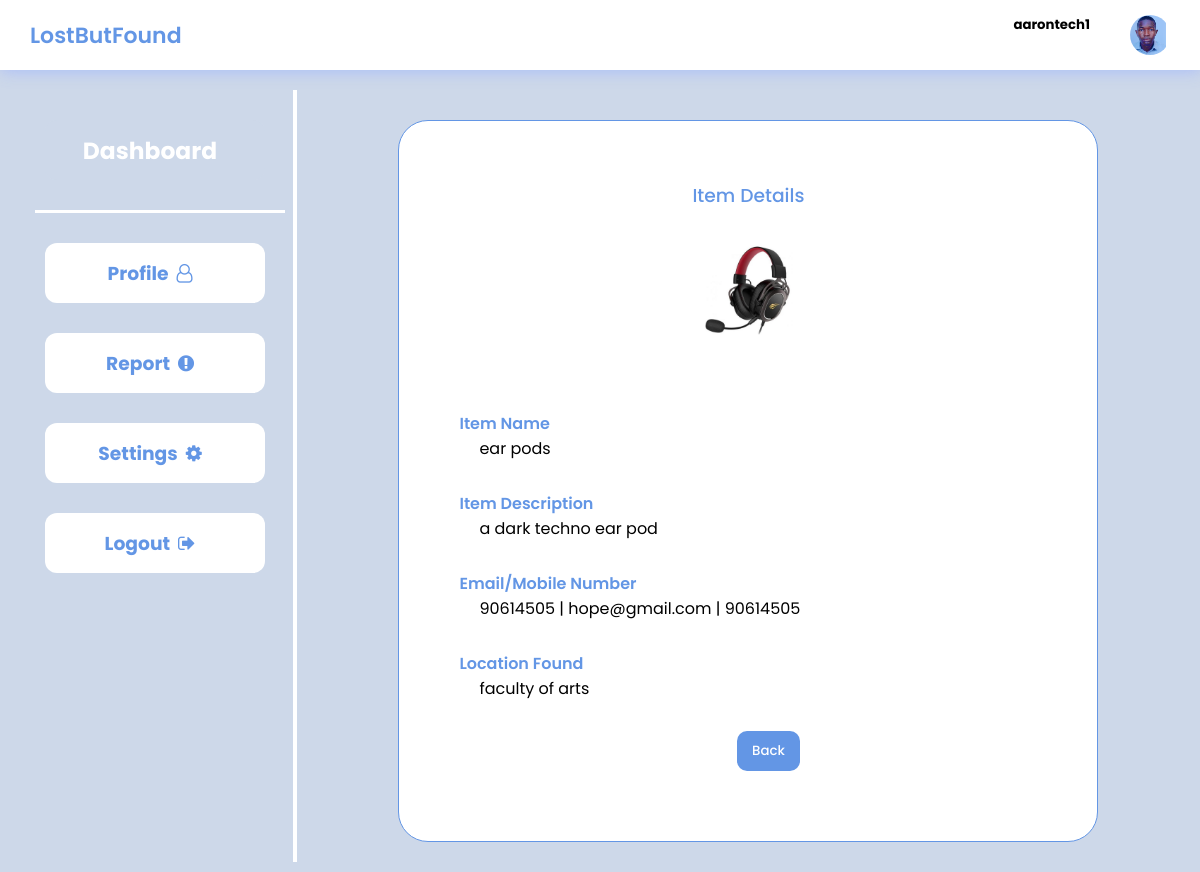
The app's page /item_detail/4/ (signed in) with its own data.
### LbfApp/models.py (models this page shows, shortened)
class CustomUser(AbstractUser):
    fullname = models.CharField(max_length=200, unique=True)
    email = models.EmailField(unique=True, )
    matric_number = models.CharField(unique=True,max_length=255)
    phone_number = models.IntegerField(null=True, unique=True)
    profile_pic = models.ImageField(default="avatar.png",upload_to = 'img', null = True,)
    GENDER_CHOICES = (
    ('male', 'Male'),
    ('female', 'Female'),
    ('rather_not_say', 'Rather not say'),
    )
    gender = models.CharField(max_length=100,choices=GENDER_CHOICES, default='rather_not_say')
    USERNAME_FIELD = 'email'
    REQUIRED_FIELDS = ['username']

class Item(models.Model):
    user = models.ForeignKey(CustomUser, on_delete=models.CASCADE, related_name='items')
    name = models.CharField(max_length=200)
    location_found = models.CharField(max_length=200 , blank=True)
    description = models.TextField(blank=True)
    contact = models.CharField(max_length=200,null= True)
    image = models.ImageField(upload_to='img', default = '',blank=True)
    STATUS = (
        ('retrieved','Retrieved'),
        ('missing','Missing'),
    )
    status = models.CharField(max_length=100, choices=STATUS, default='missing')
    created = models.DateTimeField(auto_now_add=True)
    updated = models.DateTimeField(auto_now_add=True)

### LbfApp/views.py (the view)
# urls.py: path('item_detail/<int:pk>/', views.item_detail, name='item_detail'),
def  item_detail(request, pk):
    item = Item.objects.get(id = pk)
    context = {'item':item}
    return render(request, 'LbfApp/details.html', context)

### LbfApp/templates/LbfApp/details.html (shortened to what this page needs)
{% load static %}
<!DOCTYPE html>
<html lang="en">
<head>
	<link rel="stylesheet" href="https://cdnjs.cloudflare.com/ajax/libs/font-awesome/5.15.3/css/all.min.css"/>
	<link rel="stylesheet" href="https://cdnjs.cloudflare.com/ajax/libs/font-awesome/4.7.0/css/font-awesome.min.css">
	<link rel="stylesheet" href="{% static '/css/details.css' %}">
</head>
<body>
    <header>
		<div class="logoSec">
			<div class="logo">LostButFound</div>
		</div>
		<div class="message">
			<h5>{{user.username}}</h5>
            <div class="dp">
                {%if user.is_authenticated %}
                <a href="{% url 'profile' %}"><img src= "{{user.profile_pic.url}}" class="dpIcn" alt="dp"></a>
                {% else %}
                <a href="{% url 'profile' %}"><img src= "{% static '/img/dpImage.png' %}" class="dpIcn" alt="dp"></a>
                {% endif %}
            </div>
		</div>
	</header>
	<div class="main-container">
		<div class="navContainer">
			<nav class="nav">
				<div class="nav-upper-options">
                    <a href="{% url 'dashboard' %}" class="option-link">
                        <div class="nav-option option1">
                            <h3>Dashboard</h3>
                        </div>
                    </a>
					<div class="line"></div>
					<a href="{% url 'profile' %}" class="option-link">
                        <div class="nav-option option5">
                            <h3>Profile &nbsp;<i class="fa fa-user-o" aria-hidden="true"></i></h3>
                        </div>
					</a>
					<a href="{% url 'report' %}" class="option-link">
                        <div class="nav-option option3">
                            <h3>Report &nbsp;<i class="fa fa-exclamation-circle" aria-hidden="true"></i></h3>
                        </div>
                    </a>
                    <a href="" class="option-link">
					<div class="nav-option option6">
						<h3>Settings &nbsp;<i class="fa fa-cog" aria-hidden="true"></i></h3>
					</div>
                    </a>
                    {% if user.is_authenticated %}
                    <a href="{% url 'logout' %}"  class="option-link">
					<div class="nav-option logout">
						<h3>Logout &nbsp;<i class="fa fa-sign-out" aria-hidden="true"></i></h3>
					</div>
                    </a>
                    {%else%}
                    <a href="{% url 'login' %}" class="option-link">
                    <div class="nav-option logout">
                        <h3>Login &nbsp;<i class="fa fa-sign-in" aria-hidden="true"></i></h3>
					</div>
                    </a>
                    {% endif %}
				</div>
			</nav>
		</div>
		<div class="main">
			<div class="profile-container">
				<div class="profile-header">
                    <h3>Item Details</h3>
					<img src="{{item.image.url}}" alt="Profile Image">
				</div>
				<div class="profile-body">
					<section action="#">
						<label for="itemName">Item Name</label><br>
						<div id="itemName">{{item.name}}</div>
						<label for="itemDescription">Item Description</label><br>
						<div id="itemDescription">{{item.description}}</div>
						<label for="contactEmail">Email/Mobile Number</label><br>
						<div id="contactEmail">{{item.user.phone_number}} | {{item.user.email}} | {{item.contact}}</div>
						<label for="location">Location Found</label><br>
						<div id="location">{{item.location_found}}</div>
						<div class="button">
							{% if item.user == request.user %}
							<button type="submit" onclick="retrieveConfirmation()">Item Retrieved</button>
							{% else %}
							<a href ="{% url 'dashboard' %}"><button type="submit" href = "{% url 'dashboard' %}">Back</button></a>
							{% endif %}
						</div>
                    </section>
				</div>
			</div>
		</div>
	</div>
</body>
</html>

### LbfApp/static/css/details.css (style rules this page uses)
* { margin: 0; padding: 0; box-sizing: border-box; font-family: "Poppins", sans-serif; }
:root { --background-color1: #fafaff; --background-color2: #ffffff; --background-color3: #ededed; --background-color4: #CDD8E9; --background-color5: #57430E; --background-color6: #6396E5; }
body { background-color: var(--background-color4); max-width: 100%; overflow-x: hidden; }
header { height: 70px; width: 100vw; padding: 0 30px; background-color: var(--background-color2); position: fixed; z-index: 100; box-shadow: 1px 1px 15px rgba(161, 182, 253, 0.825); display: flex; justify-content: space-between; align-items: center; }
.logo { font-size: 22px; font-weight: 600; color: var(--background-color6); }
.logoSec { display: flex; align-items: center; justify-content: center; gap: 60px; }
.message { display: flex; gap: 40px; position: relative; cursor: pointer; }
.dp { height: 40px; width: 40px; border-radius: 50%; align-items: center; justify-content: center; overflow: hidden; }
.main-container { display: flex; width: 100vw; position: relative; top: 70px; z-index: 1; }
.dpIcn { height: 42px; }
.main { height: calc(100vh - 70px); width: 100%; overflow-y:scroll; overflow-x: hidden; padding: 40px 30px 30px 30px; }
.nav { min-height: 91vh; width: 300px; background-color: var(--background-color4); position: absolute; top: 0px; left: 00; box-shadow: 1px 1px 10px var(--background-color3); display: flex; flex-direction: column; justify-content: space-between; text-align: center; overflow: hidden; padding: 30px 0 20px 10px; z-index: 98; }
.navContainer { top: 20px; height: calc(100vh - 100px); border-right: 4px solid #fff; width: 400px; position: relative; overflow-y: hidden; overflow-x: hidden; transition: all 0.5s ease-in-out; }
.nav-option { width: 220px; height: 60px; display: flex; text-align: center; align-items: center; justify-content: center; padding: 0 30px 0 20px; gap: 20px; transition: all 0.1s ease-in-out; background-color: #fff; color: var(--background-color6); border-radius: 12px; }
.option-link { text-decoration: none; color: var(--background-color4); }
.nav-upper-options { display: flex; flex-direction: column; align-items: center; gap: 30px; }
.option1 { color: var(--background-color2); background-color: var(--background-color4); cursor: pointer; font-size: 20px; }
.line { height: 3px; background-color: #fff; margin: 0 auto; margin-left: 25px; width: 250px; }
.profile-container { min-height: 300px; max-width: 700px; margin: 10px auto 0px auto; background-color: #ffffff; border-radius: 30px; border: 1px solid var(--background-color6); padding: 0px 20px 20px 20px; }
.profile-header { height: 80px; width: 100%; align-items: center; text-align: center; justify-content: center; margin-top: 40px; }
.profile-header img { width: 120px; }
.profile-header h3 { color: var(--background-color6); font-weight: 500; padding-top: 20px; padding-bottom: 20px; }
.profile-body { max-width: 700px; overflow-x: auto; padding: 20px; margin-top: 150px; }
.profile-body label { padding-left: 20px; font-size: 16px; color: var(--background-color6); font-weight: 600; }
.profile-body div { padding-left: 40px; padding-bottom: 30px; }
.button { text-align: center; }
.button button { padding: 10px 15px; outline: none; background-color: var(--background-color6); color: var(--background-color2); border-radius: 10px; border: none; cursor: pointer; transition: .3s; font-weight: 500; }

### records on screen
CustomUser: username "aarontech1", profile_pic (picture)
Item: image (picture), name "ear pods", description "a dark techno ear pod", user.phone_number "90614505", user.email "hope@gmail.com", contact "90614505", location_found "faculty of arts"
